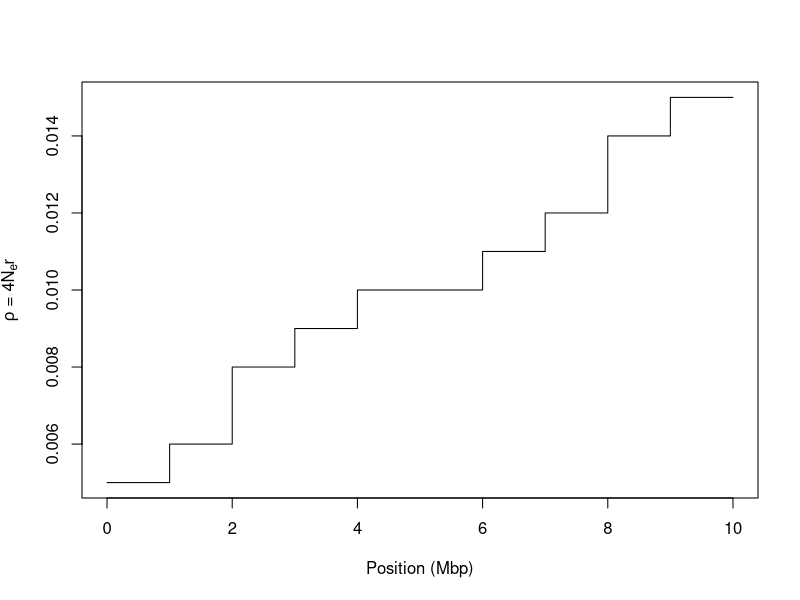
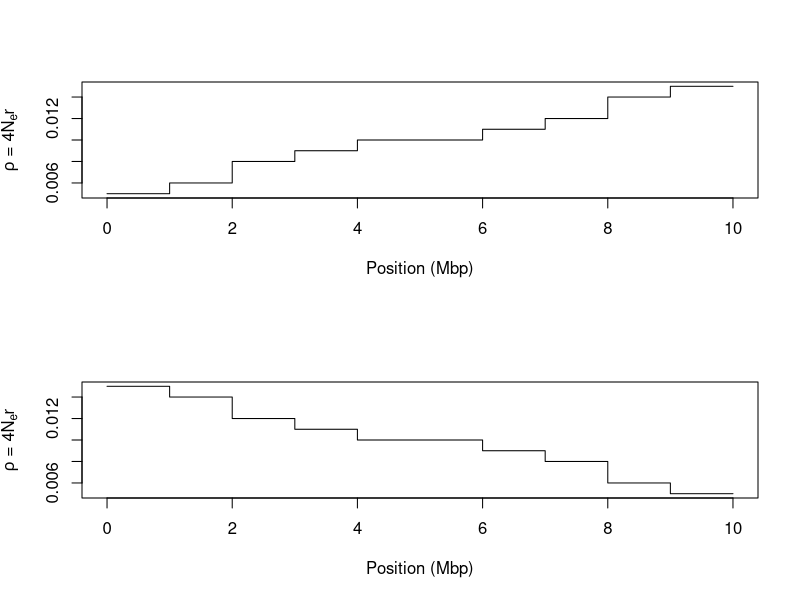
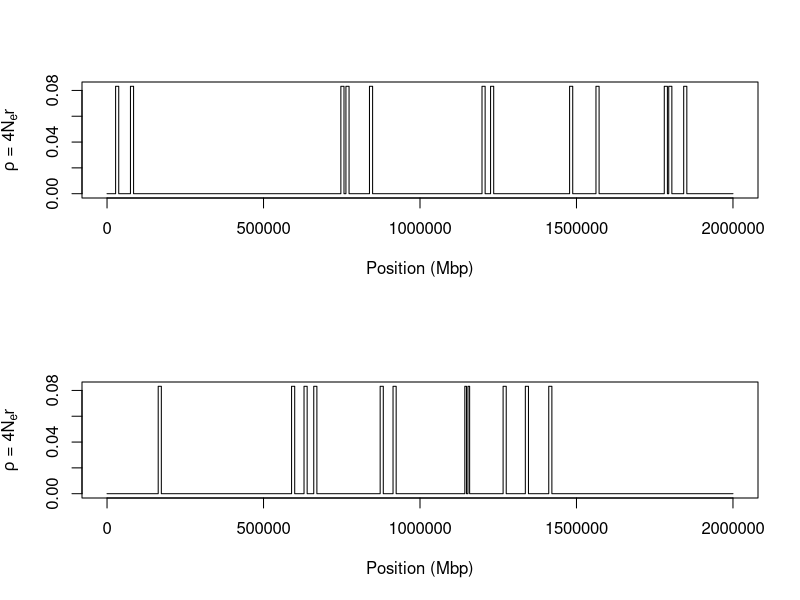

Reproduce these figures in R, in order.
seq(1.75, 3.75, 0.25)
r1 <- c(1.25e-6, 1.5e-6, 2e-6, 2.25e-6, 2.5e-6,2.5e-6, 2.75e-6, 3e-6, 3.5e-6, 3.75e-6)
r1 <- rep(r1, each = 2)


r2 <- rev(r1)

pos_raw <- seq(1,10e6,1e6)
pos <- sort(c(pos_raw, pos_raw-1+1e6))

plot(  pos/1e6, r1*4000 ,
       xlab = "Position (Mbp)",
       ylab = expression(italic(rho)* " = 4N"[e]*"r"),
       type = 'l')

par(mfrow = c(2,1))
plot(  pos/1e6, r1*4000 ,
       xlab = "Position (Mbp)",
       ylab = expression(italic(rho)* " = 4N"[e]*"r"),
       type = 'l')

plot(  pos/1e6, r2*4000 ,
       xlab = "Position (Mbp)",
       ylab = expression(italic(rho)* " = 4N"[e]*"r"),
       type = 'l')



### Hotspot map



r1_raw <- c(27375,37374,74804,84803,747157,757156,763312,773311,838553,848552,1198118,1208117,1225481,1235480,1477996,1487995,1562255,1572254,1780528,1790527,1794761,1804760,1842583,1852582)
r1 <- sort(c(1,r1_raw, r1_raw-1, 2e6))
rates_1 <- c(rep(c(0,0,2.08e-5,2.08e-5), 12),0,0)*4000

r2_raw <- c(163497,            173496,            589640,            599639,            629429,            639428,            660523,            670522,            872705,            882704,            913841,            923840,            1143231,            1148585,            1153230,            1158584,            1265531,            1275530,            1336571,            1346570,            1411392,            1421391)
r2 <- sort(c(1,r2_raw, r2_raw-1, 2e6))
rates_2 <- c(rep(c(0,0,2.08e-5,2.08e-5), 11),0,0)*4000

plot( rates_1 ~ r1, type =  "l",
      ylab = expression(italic(rho)* " = 4N"[e]*"r"),
      xlab = "Position (Mbp)"
)


plot( rates_2 ~ r2, type =  "l",
      ylab = expression(italic(rho)* " = 4N"[e]*"r"),
      xlab = "Position (Mbp)"
)
